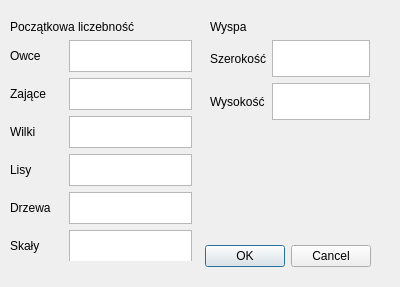
<?xml version="1.0" encoding="UTF-8"?>
<ui version="4.0">
 <class>Dialog</class>
 <widget class="QDialog" name="Dialog">
  <property name="geometry">
   <rect>
    <x>0</x>
    <y>0</y>
    <width>400</width>
    <height>287</height>
   </rect>
  </property>
  <property name="windowTitle">
   <string>Dialog</string>
  </property>
  <widget class="QDialogButtonBox" name="buttonBox">
   <property name="geometry">
    <rect>
     <x>30</x>
     <y>240</y>
     <width>341</width>
     <height>32</height>
    </rect>
   </property>
   <property name="orientation">
    <enum>Qt::Horizontal</enum>
   </property>
   <property name="standardButtons">
    <set>QDialogButtonBox::Cancel|QDialogButtonBox::Ok</set>
   </property>
  </widget>
  <widget class="QWidget" name="gridLayoutWidget">
   <property name="geometry">
    <rect>
     <x>210</x>
     <y>20</y>
     <width>160</width>
     <height>101</height>
    </rect>
   </property>
   <layout class="QGridLayout" name="gridLayout">
    <item row="1" column="0">
     <widget class="QLabel" name="label">
      <property name="text">
       <string>Szerokość</string>
      </property>
     </widget>
    </item>
    <item row="3" column="0">
     <widget class="QLabel" name="label_2">
      <property name="text">
       <string>Wysokość</string>
      </property>
     </widget>
    </item>
    <item row="0" column="0" colspan="2">
     <widget class="QLabel" name="label_3">
      <property name="text">
       <string>Wyspa</string>
      </property>
     </widget>
    </item>
    <item row="1" column="1">
     <widget class="QTextEdit" name="textWyspaSzerokosc"/>
    </item>
    <item row="3" column="1">
     <widget class="QTextEdit" name="textWyspaWysokosc"/>
    </item>
   </layout>
  </widget>
  <widget class="QWidget" name="gridLayoutWidget_2">
   <property name="geometry">
    <rect>
     <x>10</x>
     <y>20</y>
     <width>182</width>
     <height>241</height>
    </rect>
   </property>
   <layout class="QGridLayout" name="gridLayout_2">
    <item row="1" column="3">
     <widget class="QTextEdit" name="textOwca"/>
    </item>
    <item row="0" column="0" colspan="4">
     <widget class="QLabel" name="label_6">
      <property name="text">
       <string>Początkowa liczebność</string>
      </property>
     </widget>
    </item>
    <item row="10" column="3">
     <widget class="QTextEdit" name="textSkala"/>
    </item>
    <item row="6" column="3">
     <widget class="QTextEdit" name="textLis"/>
    </item>
    <item row="4" column="3">
     <widget class="QTextEdit" name="textWilk"/>
    </item>
    <item row="3" column="0">
     <widget class="QLabel" name="label_5">
      <property name="text">
       <string>Zające</string>
      </property>
     </widget>
    </item>
    <item row="3" column="3">
     <widget class="QTextEdit" name="textZajac"/>
    </item>
    <item row="1" column="0">
     <widget class="QLabel" name="label_4">
      <property name="text">
       <string>Owce</string>
      </property>
     </widget>
    </item>
    <item row="4" column="0">
     <widget class="QLabel" name="label_10">
      <property name="text">
       <string>Wilki</string>
      </property>
     </widget>
    </item>
    <item row="8" column="3">
     <widget class="QTextEdit" name="textDrzewo"/>
    </item>
    <item row="6" column="0">
     <widget class="QLabel" name="label_9">
      <property name="text">
       <string>Lisy</string>
      </property>
     </widget>
    </item>
    <item row="8" column="0">
     <widget class="QLabel" name="label_8">
      <property name="text">
       <string>Drzewa</string>
      </property>
     </widget>
    </item>
    <item row="10" column="0">
     <widget class="QLabel" name="label_7">
      <property name="text">
       <string>Skały</string>
      </property>
     </widget>
    </item>
   </layout>
  </widget>
 </widget>
 <resources/>
 <connections>
  <connection>
   <sender>buttonBox</sender>
   <signal>accepted()</signal>
   <receiver>Dialog</receiver>
   <slot>accept()</slot>
   <hints>
    <hint type="sourcelabel">
     <x>248</x>
     <y>254</y>
    </hint>
    <hint type="destinationlabel">
     <x>157</x>
     <y>274</y>
    </hint>
   </hints>
  </connection>
  <connection>
   <sender>buttonBox</sender>
   <signal>rejected()</signal>
   <receiver>Dialog</receiver>
   <slot>reject()</slot>
   <hints>
    <hint type="sourcelabel">
     <x>316</x>
     <y>260</y>
    </hint>
    <hint type="destinationlabel">
     <x>286</x>
     <y>274</y>
    </hint>
   </hints>
  </connection>
 </connections>
</ui>
